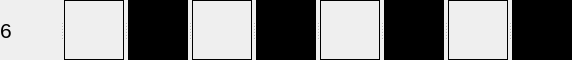
     <widget class="QSplitter" name="splitter_3">
      <property name="orientation">
       <enum>Qt::Horizontal</enum>
      </property>
      <widget class="QLabel" name="label_79">
       <property name="minimumSize">
        <size>
         <width>60</width>
         <height>60</height>
        </size>
       </property>
       <property name="maximumSize">
        <size>
         <width>60</width>
         <height>60</height>
        </size>
       </property>
       <property name="baseSize">
        <size>
         <width>60</width>
         <height>60</height>
        </size>
       </property>
       <property name="font">
        <font>
         <family>Arial</family>
         <pointsize>16</pointsize>
        </font>
       </property>
       <property name="layoutDirection">
        <enum>Qt::LeftToRight</enum>
       </property>
       <property name="text">
        <string>6</string>
       </property>
      </widget>
      <widget class="QLabel" name="label_4">
       <property name="minimumSize">
        <size>
         <width>60</width>
         <height>60</height>
        </size>
       </property>
       <property name="maximumSize">
        <size>
         <width>60</width>
         <height>60</height>
        </size>
       </property>
       <property name="baseSize">
        <size>
         <width>60</width>
         <height>60</height>
        </size>
       </property>
       <property name="layoutDirection">
        <enum>Qt::LeftToRight</enum>
       </property>
       <property name="autoFillBackground">
        <bool>false</bool>
       </property>
       <property name="styleSheet">
        <string notr="true">border: 1px solid black</string>
       </property>
       <property name="text">
        <string/>
       </property>
      </widget>
      <widget class="QLabel" name="label_17">
       <property name="minimumSize">
        <size>
         <width>60</width>
         <height>60</height>
        </size>
       </property>
       <property name="maximumSize">
        <size>
         <width>60</width>
         <height>60</height>
        </size>
       </property>
       <property name="baseSize">
        <size>
         <width>60</width>
         <height>60</height>
        </size>
       </property>
       <property name="layoutDirection">
        <enum>Qt::LeftToRight</enum>
       </property>
       <property name="autoFillBackground">
        <bool>false</bool>
       </property>
       <property name="styleSheet">
        <string notr="true">background-color : black</string>
       </property>
       <property name="text">
        <string/>
       </property>
      </widget>
      <widget class="QLabel" name="label_26">
       <property name="minimumSize">
        <size>
         <width>60</width>
         <height>60</height>
        </size>
       </property>
       <property name="maximumSize">
        <size>
         <width>60</width>
         <height>60</height>
        </size>
       </property>
       <property name="baseSize">
        <size>
         <width>60</width>
         <height>60</height>
        </size>
       </property>
       <property name="layoutDirection">
        <enum>Qt::LeftToRight</enum>
       </property>
       <property name="autoFillBackground">
        <bool>false</bool>
       </property>
       <property name="styleSheet">
        <string notr="true">border: 1px solid black</string>
       </property>
       <property name="text">
        <string/>
       </property>
      </widget>
      <widget class="QLabel" name="label_35">
       <property name="minimumSize">
        <size>
         <width>60</width>
         <height>60</height>
        </size>
       </property>
       <property name="maximumSize">
        <size>
         <width>60</width>
         <height>60</height>
        </size>
       </property>
       <property name="baseSize">
        <size>
         <width>60</width>
         <height>60</height>
        </size>
       </property>
       <property name="layoutDirection">
        <enum>Qt::LeftToRight</enum>
       </property>
       <property name="autoFillBackground">
        <bool>false</bool>
       </property>
       <property name="styleSheet">
        <string notr="true">background-color : black</string>
       </property>
       <property name="text">
        <string/>
       </property>
      </widget>
      <widget class="QLabel" name="label_44">
       <property name="minimumSize">
        <size>
         <width>60</width>
         <height>60</height>
        </size>
       </property>
       <property name="maximumSize">
        <size>
         <width>60</width>
         <height>60</height>
        </size>
       </property>
       <property name="baseSize">
        <size>
         <width>60</width>
         <height>60</height>
        </size>
       </property>
       <property name="layoutDirection">
        <enum>Qt::LeftToRight</enum>
       </property>
       <property name="autoFillBackground">
        <bool>false</bool>
       </property>
       <property name="styleSheet">
        <string notr="true">border: 1px solid black</string>
       </property>
       <property name="text">
        <string/>
       </property>
      </widget>
      <widget class="QLabel" name="label_53">
       <property name="minimumSize">
        <size>
         <width>60</width>
         <height>60</height>
        </size>
       </property>
       <property name="maximumSize">
        <size>
         <width>60</width>
         <height>60</height>
        </size>
       </property>
       <property name="baseSize">
        <size>
         <width>60</width>
         <height>60</height>
        </size>
       </property>
       <property name="layoutDirection">
        <enum>Qt::LeftToRight</enum>
       </property>
       <property name="autoFillBackground">
        <bool>false</bool>
       </property>
       <property name="styleSheet">
        <string notr="true">background-color : black</string>
       </property>
       <property name="text">
        <string/>
       </property>
      </widget>
      <widget class="QLabel" name="label_62">
       <property name="minimumSize">
        <size>
         <width>60</width>
         <height>60</height>
        </size>
       </property>
       <property name="maximumSize">
        <size>
         <width>60</width>
         <height>60</height>
        </size>
       </property>
       <property name="baseSize">
        <size>
         <width>60</width>
         <height>60</height>
        </size>
       </property>
       <property name="layoutDirection">
        <enum>Qt::LeftToRight</enum>
       </property>
       <property name="autoFillBackground">
        <bool>false</bool>
       </property>
       <property name="styleSheet">
        <string notr="true">border: 1px solid black</string>
       </property>
       <property name="text">
        <string/>
       </property>
      </widget>
      <widget class="QLabel" name="label_71">
       <property name="minimumSize">
        <size>
         <width>60</width>
         <height>60</height>
        </size>
       </property>
       <property name="maximumSize">
        <size>
         <width>60</width>
         <height>60</height>
        </size>
       </property>
       <property name="baseSize">
        <size>
         <width>60</width>
         <height>60</height>
        </size>
       </property>
       <property name="layoutDirection">
        <enum>Qt::LeftToRight</enum>
       </property>
       <property name="autoFillBackground">
        <bool>false</bool>
       </property>
       <property name="styleSheet">
        <string notr="true">background-color : black</string>
       </property>
       <property name="text">
        <string/>
       </property>
      </widget>
     </widget>
